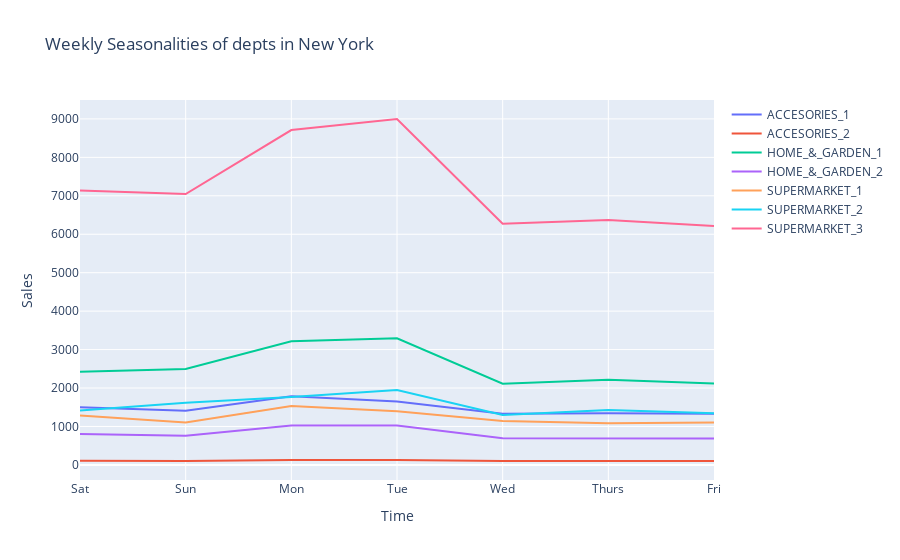

Notebook code for this chart:
### Code cell
days = list(calendar['weekday'].iloc[:1913])

depts = sales['department'].unique()

w_seas = pd.DataFrame({ 'days': days, 
                        'ACCESORIES_1' : sales_df.iloc[0], 
                        'ACCESORIES_2' : sales_df.iloc[1], 
                        'HOME_&_GARDEN_1' : sales_df.iloc[2], 
                        'HOME_&_GARDEN_2' : sales_df.iloc[3], 
                        'SUPERMARKET_1' : sales_df.iloc[4], 
                        'SUPERMARKET_2' : sales_df.iloc[5], 
                        'SUPERMARKET_3' : sales_df.iloc[6] })

w_seas = w_seas.groupby(['days']).mean()
w_seas['days'] = ['Sat','Sun','Mon','Tue','Wed','Thurs','Fri']

fig = go.Figure()
for i in depts:
    fig.add_trace(go.Scatter(x= w_seas['days'], y= w_seas[i],
                    mode='lines',
                    name=i))

fig.update_layout(title='Weekly Seasonalities of depts in New York',
                   xaxis_title='Time',
                   yaxis_title='Sales')
fig.show()

### Figure 1 — Plotly figure (JSON) as saved in the notebook; plotly's stock layout.template omitted (floating-point values rounded to 4 significant figures)
{"data": [{"mode": "lines", "name": "ACCESORIES_1", "type": "scatter", "x": ["Sat", "Sun", "Mon", "Tue", "Wed", "Thurs", "Fri"], "y": [1498.0, 1407.0, 1787.0, 1651.0, 1328.0, 1344.0, 1328.0]}, {"mode": "lines", "name": "ACCESORIES_2", "type": "scatter", "x": ["Sat", "Sun", "Mon", "Tue", "Wed", "Thurs", "Fri"], "y": [109.4, 101.7, 126.1, 129.8, 104.1, 102.6, 104.5]}, {"mode": "lines", "name": "HOME_&_GARDEN_1", "type": "scatter", "x": ["Sat", "Sun", "Mon", "Tue", "Wed", "Thurs", "Fri"], "y": [2422.0, 2496.0, 3214.0, 3292.0, 2112.0, 2214.0, 2121.0]}, {"mode": "lines", "name": "HOME_&_GARDEN_2", "type": "scatter", "x": ["Sat", "Sun", "Mon", "Tue", "Wed", "Thurs", "Fri"], "y": [801.1, 756.2, 1024.0, 1025.0, 696.2, 695.5, 688.8]}, {"mode": "lines", "name": "SUPERMARKET_1", "type": "scatter", "x": ["Sat", "Sun", "Mon", "Tue", "Wed", "Thurs", "Fri"], "y": [1287.0, 1106.0, 1535.0, 1396.0, 1143.0, 1084.0, 1105.0]}, {"mode": "lines", "name": "SUPERMARKET_2", "type": "scatter", "x": ["Sat", "Sun", "Mon", "Tue", "Wed", "Thurs", "Fri"], "y": [1417.0, 1619.0, 1769.0, 1946.0, 1299.0, 1426.0, 1345.0]}, {"mode": "lines", "name": "SUPERMARKET_3", "type": "scatter", "x": ["Sat", "Sun", "Mon", "Tue", "Wed", "Thurs", "Fri"], "y": [7140.0, 7047.0, 8710.0, 8998.0, 6271.0, 6373.0, 6212.0]}], "layout": {"title": {"text": "Weekly Seasonalities of depts in New York"}, "xaxis": {"title": {"text": "Time"}}, "yaxis": {"title": {"text": "Sales"}}}}
